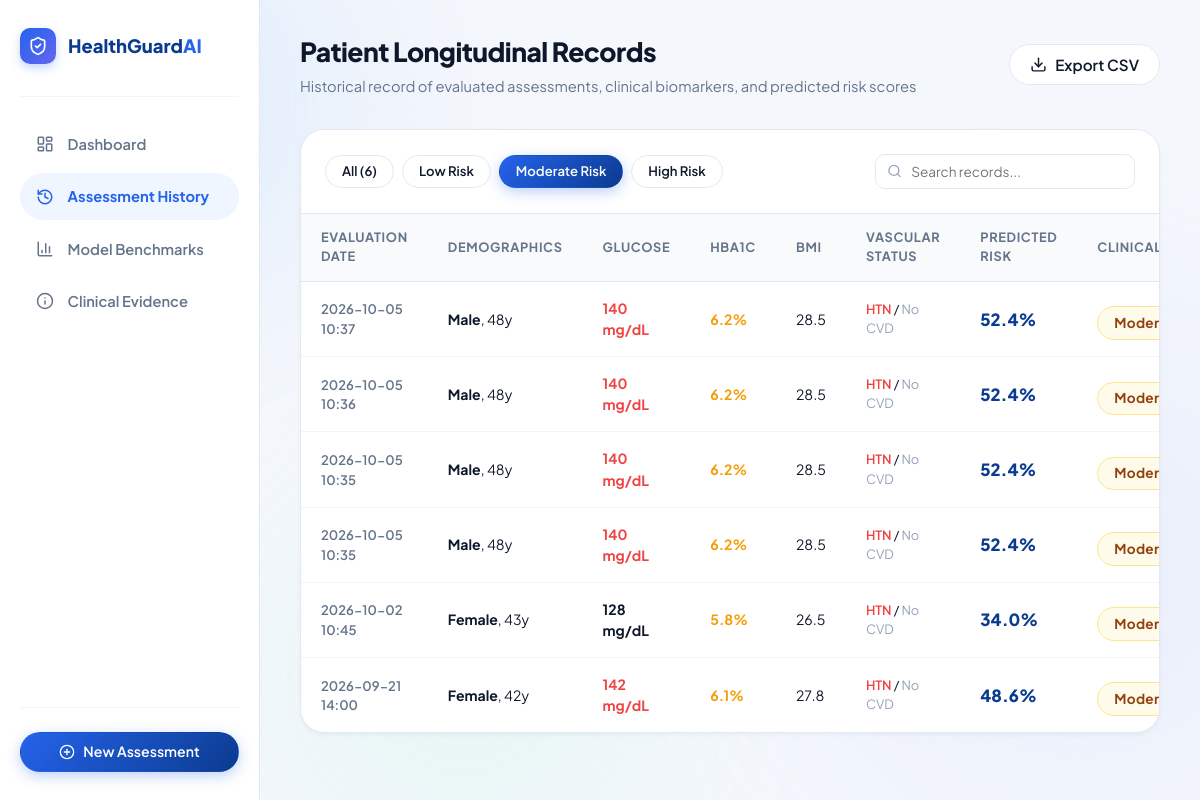
/history?risk=Moderate (signed in), run on the app's committed database.
### tables this page shows
CREATE TABLE predictions (
        id INTEGER PRIMARY KEY AUTOINCREMENT,
        user_id INTEGER NOT NULL,
        gender TEXT NOT NULL,
        age REAL NOT NULL,
        hypertension INTEGER NOT NULL,
        heart_disease INTEGER NOT NULL,
        smoking_history TEXT NOT NULL,
        bmi REAL NOT NULL,
        hba1c_level REAL NOT NULL,
        blood_glucose_level REAL NOT NULL,
        risk_probability REAL NOT NULL,
        risk_level TEXT NOT NULL,
        top_factors TEXT NOT NULL,
        created_at TIMESTAMP DEFAULT CURRENT_TIMESTAMP,
        FOREIGN KEY (user_id) REFERENCES users (id)
    );

### app.py (the view)
@app.route('/history')
@login_required
def history():
    db = get_db()
    risk_filter = request.args.get('risk', '').strip().capitalize()
    query = "SELECT * FROM predictions WHERE user_id = ?"
    params = [current_user.id]
    if risk_filter in ['Low', 'Moderate', 'High']:
        query += " AND risk_level = ?"
        params.append(risk_filter)
    query += " ORDER BY created_at DESC"
    rows = db.execute(query, params).fetchall()
    predictions = [dict(row) for row in rows]
    return render_template(
        'history.html',
        predictions=predictions,
        current_filter=risk_filter,
        total_count=len(predictions)
    )

### app.py (called while the page is built)
def get_db():
    db = getattr(g, '_database', None)
    if db is None:
        db = g._database = sqlite3.connect(DATABASE)
        db.row_factory = sqlite3.Row
    return db

@app.teardown_appcontext
def close_connection(exception):
    db = getattr(g, '_database', None)
    if db is not None:
        db.close()

@login_manager.user_loader
def load_user(user_id):
    return User.get_by_id(user_id)

    @staticmethod
    def get_by_id(user_id):
        db = get_db()
        row = db.execute("SELECT id, name, email, password_hash FROM users WHERE id = ?", (user_id,)).fetchone()
        if row:
            return User(row['id'], row['name'], row['email'], row['password_hash'])
        return None

### templates/history.html (shortened to what this page needs)
{% extends 'base.html' %}
{% block content %}
<div class="app-layout">
  <aside class="app-sidebar" aria-label="Sidebar Navigation">
    <div>
      <div class="sidebar-brand">
        <div class="brand-icon-box">
          <i data-lucide="shield-check" style="width: 20px; height: 20px;"></i>
        </div>
        <span style="font-weight: 800; font-size: 1.15rem; color: var(--primarydark);">HealthGuard<span style="color: var(--primary);">AI</span></span>
      </div>
      <ul class="sidebar-nav">
        <li>
          <a href="{{ url_for('dashboard') }}" class="nav-item-link">
            <i data-lucide="layout-dashboard" style="width: 18px; height: 18px;"></i>
            <span>Dashboard</span>
          </a>
        </li>
        <li>
          <a href="{{ url_for('history') }}" class="nav-item-link active">
            <i data-lucide="history" style="width: 18px; height: 18px;"></i>
            <span>Assessment History</span>
          </a>
        </li>
        <li>
          <a href="{{ url_for('results') }}" class="nav-item-link">
            <i data-lucide="bar-chart-3" style="width: 18px; height: 18px;"></i>
            <span>Model Benchmarks</span>
          </a>
        </li>
        <li>
          <a href="{{ url_for('about') }}" class="nav-item-link">
            <i data-lucide="info" style="width: 18px; height: 18px;"></i>
            <span>Clinical Evidence</span>
          </a>
        </li>
      </ul>
    </div>
    <div class="sidebar-footer">
      <a href="{{ url_for('dashboard') }}" class="btn-pill btn-primary btn-full" style="font-size: 0.88rem; padding: 0.65rem 1rem;">
        <i data-lucide="plus-circle" style="width: 16px; height: 16px;"></i>
        <span>New Assessment</span>
      </a>
    </div>
  </aside>
  <main class="dashboard-main">
    <header class="dashboard-topbar">
      <div>
        <h1 class="greeting-title">Patient Longitudinal Records</h1>
        <p class="greeting-sub">Historical record of evaluated assessments, clinical biomarkers, and predicted risk scores</p>
      </div>
      <div class="topbar-actions">
        <a href="{{ url_for('export_history_csv') }}" class="btn-pill btn-secondary" style="padding: 0.6rem 1.25rem;">
          <i data-lucide="download" style="width: 17px; height: 17px;"></i>
          <span>Export CSV</span>
        </a>
      </div>
    </header>
    <div class="data-table-card">
      <div class="table-header-controls" style="flex-wrap: wrap; gap: 1rem;">
        <div class="filter-pills-row">
          <a href="{{ url_for('history') }}"
             class="btn-pill {% if not current_filter %}btn-primary{% else %}btn-secondary{% endif %}"
             style="padding: 0.45rem 1rem; font-size: 0.82rem;">All ({{ total_count }})</a>
          <a href="{{ url_for('history', risk='Low') }}"
             class="btn-pill {% if current_filter == 'Low' %}btn-primary{% else %}btn-secondary{% endif %}"
             style="padding: 0.45rem 1rem; font-size: 0.82rem;">Low Risk</a>
          <a href="{{ url_for('history', risk='Moderate') }}"
             class="btn-pill {% if current_filter == 'Moderate' %}btn-primary{% else %}btn-secondary{% endif %}"
             style="padding: 0.45rem 1rem; font-size: 0.82rem;">Moderate Risk</a>
          <a href="{{ url_for('history', risk='High') }}"
             class="btn-pill {% if current_filter == 'High' %}btn-primary{% else %}btn-secondary{% endif %}"
             style="padding: 0.45rem 1rem; font-size: 0.82rem;">High Risk</a>
        </div>
        <div style="position: relative; width: 260px;">
          <input type="text" id="tableSearchInput" onkeyup="filterHistoryTable()"
                 placeholder="Search records..." class="form-input" style="padding: 0.5rem 1rem 0.5rem 2.2rem; font-size: 0.85rem;">
          <span style="position: absolute; left: 0.75rem; top: 50%; transform: translateY(-50%); color: var(--textlight); display: flex;">
            <i data-lucide="search" style="width: 15px; height: 15px;"></i>
          </span>
        </div>
      </div>
      <div class="table-responsive">
        <table class="custom-table" id="historyTable">
          <thead>
            <tr>
              <th>Evaluation Date</th>
              <th>Demographics</th>
              <th>Glucose</th>
              <th>HbA1c</th>
              <th>BMI</th>
              <th>Vascular Status</th>
              <th>Predicted Risk</th>
              <th>Clinical Tier</th>
            </tr>
          </thead>
          <tbody>
            {% if predictions %}
              {% for p in predictions %}
              <tr>
                <td style="font-weight: 600; color: var(--textmuted); font-size: 0.82rem;">
                  {{ p.created_at[:16] }}
                </td>
                <td>
                  <strong>{{ p.gender }}</strong>, {{ p.age|round(0)|int }}y
                </td>
                <td>
                  <span style="font-weight: 700; color: {% if p.blood_glucose_level >= 140 %}var(--danger){% else %}var(--text){% endif %};">
                    {{ p.blood_glucose_level|round(0)|int }} mg/dL
                  </span>
                </td>
                <td>
                  <span style="font-weight: 700; color: {% if p.hba1c_level >= 6.5 %}var(--danger){% elif p.hba1c_level >= 5.7 %}var(--warning){% else %}var(--text){% endif %};">
                    {{ p.hba1c_level }}%
                  </span>
                </td>
                <td>
                  {{ p.bmi|round(1) }}
                </td>
                <td style="font-size: 0.80rem;">
                  {% if p.hypertension == 1 %}<span style="color: var(--danger); font-weight: 600;">HTN</span>{% else %}<span style="color: var(--textlight);">No HTN</span>{% endif %} /
                  {% if p.heart_disease == 1 %}<span style="color: var(--danger); font-weight: 600;">CVD</span>{% else %}<span style="color: var(--textlight);">No CVD</span>{% endif %}
                </td>
                <td>
                  <span style="font-size: 1.05rem; font-weight: 800; color: var(--primarydark);">
                    {{ p.risk_probability }}%
                  </span>
                </td>
                <td>
                  {% if p.risk_level == 'Low' %}
                    <span class="risk-badge risk-badge-low">Low</span>
                  {% elif p.risk_level == 'Moderate' %}
                    <span class="risk-badge risk-badge-moderate">Moderate</span>
                  {% else %}
                    <span class="risk-badge risk-badge-high">High Risk</span>
                  {% endif %}
                </td>
              </tr>
              {% endfor %}
            {% endif %}
          </tbody>
        </table>
      </div>
    </div>
  </main>
</div>
{% endblock %}

### data on the page
predictions: created_at "2026-10-05 10:37", gender "Male", age "48", blood_glucose_level "140", hba1c_level "6.2", bmi "28.5", hypertension "HTN", heart_disease "No CVD", risk_probability "52.4", risk_level "Moderate"
predictions: created_at "2026-10-05 10:36", gender "Male", age "48", blood_glucose_level "140", hba1c_level "6.2", bmi "28.5", hypertension "HTN", heart_disease "No CVD", risk_probability "52.4", risk_level "Moderate"
predictions: created_at "2026-10-05 10:35", gender "Male", age "48", blood_glucose_level "140", hba1c_level "6.2", bmi "28.5", hypertension "HTN", heart_disease "No CVD", risk_probability "52.4", risk_level "Moderate"
predictions: created_at "2026-10-05 10:35", gender "Male", age "48", blood_glucose_level "140", hba1c_level "6.2", bmi "28.5", hypertension "HTN", heart_disease "No CVD", risk_probability "52.4", risk_level "Moderate"
predictions: created_at "2026-10-02 10:45", gender "Female", age "43", blood_glucose_level "128", hba1c_level "5.8", bmi "26.5", hypertension "HTN", heart_disease "No CVD", risk_probability "34.0", risk_level "Moderate"
predictions: created_at "2026-09-21 14:00", gender "Female", age "42", blood_glucose_level "142", hba1c_level "6.1", bmi "27.8", hypertension "HTN", heart_disease "No CVD", risk_probability "48.6", risk_level "Moderate"

### other printed values
{{ total_count }} "6"
